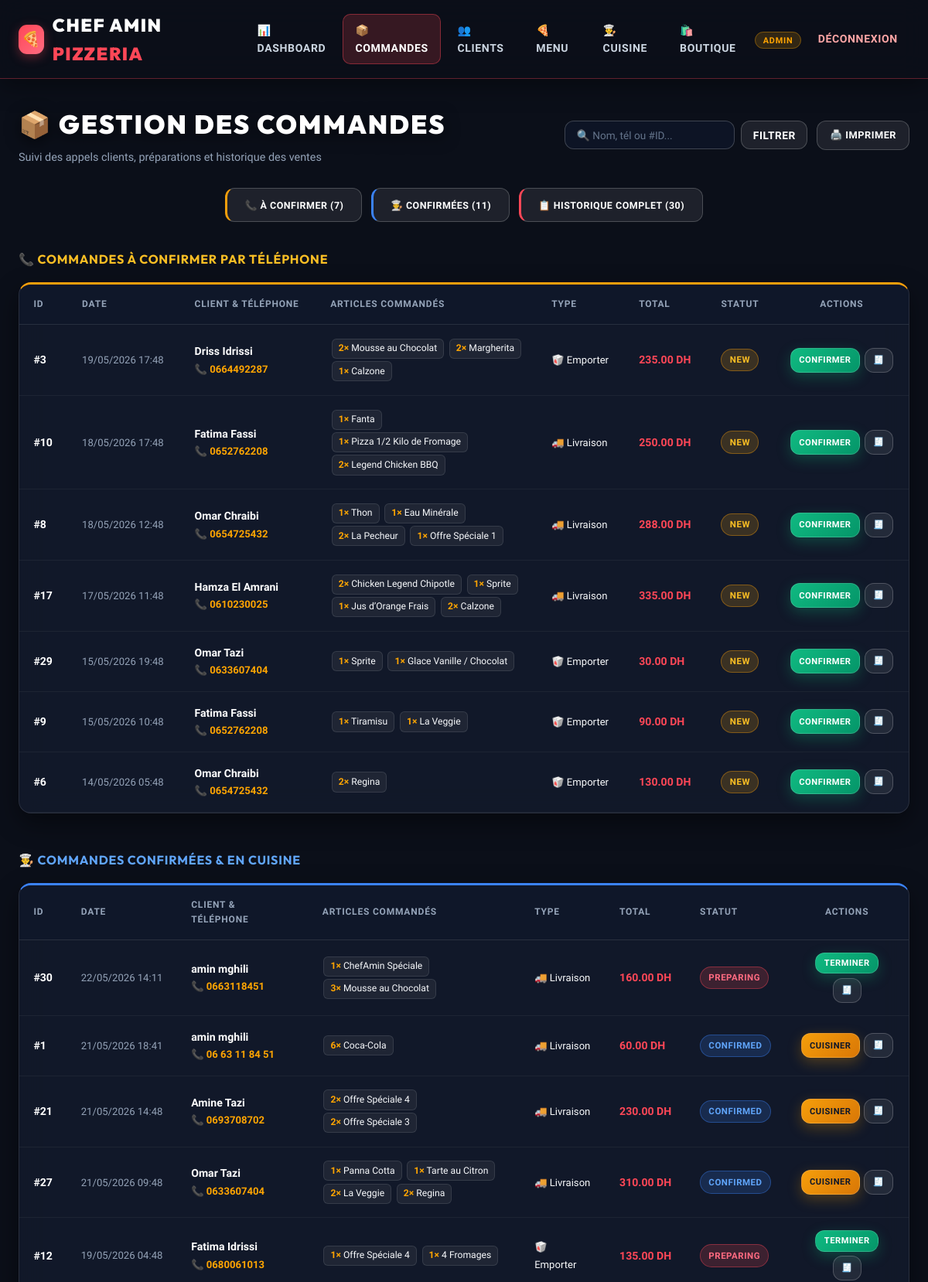
Page /admin/orders (signed in, upper part) on the committed database.
### models.py (models this page shows, shortened)
class Commande(db.Model):
    id = db.Column(db.Integer, primary_key=True)
    client_id = db.Column(db.Integer, db.ForeignKey('client.id'), nullable=False)
    status = db.Column(db.String(20), default='New')  # 'New', 'Confirmed', 'Preparing', 'Done', 'Cancelled'
    order_type = db.Column(db.String(20))  # 'Delivery', 'Pickup'
    total_price = db.Column(db.Float, nullable=False)
    created_at = db.Column(db.DateTime, default=datetime.utcnow)
    items = db.relationship('OrderItem', backref='commande', lazy=True, cascade='all, delete-orphan')
    payment = db.relationship('Paiement', backref='commande', uselist=False, cascade='all, delete-orphan')
    delivery_info = db.relationship('PizzaLivraison', backref='commande', uselist=False, cascade='all, delete-orphan')
    facture = db.relationship('Facture', backref='commande', uselist=False, cascade='all, delete-orphan')

class Client(db.Model):
    id = db.Column(db.Integer, primary_key=True)
    user_id = db.Column(db.Integer, db.ForeignKey('user.id'), nullable=False)
    full_name = db.Column(db.String(100))
    phone = db.Column(db.String(20))
    address = db.Column(db.String(200))
    orders = db.relationship('Commande', backref='client', lazy=True, order_by='Commande.created_at.desc()')

class OrderItem(db.Model):
    id = db.Column(db.Integer, primary_key=True)
    commande_id = db.Column(db.Integer, db.ForeignKey('commande.id'), nullable=False)
    pizza_id = db.Column(db.Integer, db.ForeignKey('pizza.id'), nullable=False)
    quantity = db.Column(db.Integer, default=1)
    customizations = db.Column(db.String(200))

class Pizza(db.Model):
    id = db.Column(db.Integer, primary_key=True)
    name = db.Column(db.String(100), nullable=False)
    description = db.Column(db.Text)
    category = db.Column(db.String(50), default='Pizza')  # 'Top Offre', 'Pizza', 'Dessert', 'Boisson'
    photo_url = db.Column(db.String(200))
    base_price = db.Column(db.Float, nullable=False)
    is_available = db.Column(db.Boolean, default=True)
    order_items = db.relationship('OrderItem', backref='pizza', lazy=True)

### app.py (the view, shortened to what this page needs)
@app.route('/admin/orders')
@login_required
def admin_orders():
    if current_user.role != 'admin':
        return "Accès refusé", 403
    client_id = request.args.get('client_id', type=int)
    status_filter = request.args.get('status', '').strip()
    search_query = request.args.get('q', '').strip()
    query = Commande.query
    selected_client = None
    if client_id:
        selected_client = db.session.get(Client, client_id)
        query = query.filter_by(client_id=client_id)
    if status_filter and status_filter in VALID_ORDER_STATUSES:
        query = query.filter_by(status=status_filter)
    orders = query.order_by(Commande.created_at.desc()).all()
    return render_template(
        'admin/orders.html',
        orders=orders,
        selected_client=selected_client,
        status_filter=status_filter,
        search_query=search_query
    )

### app.py (called while the page is built)
@login_manager.user_loader
def load_user(user_id):
    try:
        return db.session.get(User, int(user_id))
    except (ValueError, TypeError):
        return None

### templates/admin/orders.html (shortened to what this page needs)
{% extends "base.html" %}
{% macro render_table(order_list, show_actions=True) %}
<div style="overflow-x: auto;">
    <table class="data-table">
        <thead>
            <tr>
                <th>ID</th>
                <th>Date</th>
                <th>Client & Téléphone</th>
                <th>Articles Commandés</th>
                <th>Type</th>
                <th>Total</th>
                <th>Statut</th>
                {% if show_actions %}<th class="no-print" style="text-align: center;">Actions</th>{% endif %}
            </tr>
        </thead>
        <tbody>
            {% for order in order_list %}
            <tr>
                <td style="font-weight: 900; color: #fff;">#{{ order.id }}</td>
                <td style="color: var(--text-muted); font-size: 0.82rem; white-space: nowrap;">{{ order.created_at.strftime('%d/%m/%Y %H:%M') }}</td>
                <td>
                    <div style="font-weight: 700; color: #fff;">{{ order.client.full_name }}</div>
                    <a href="tel:{{ order.client.phone }}" style="color: var(--accent-color); text-decoration: none; font-size: 0.82rem; font-weight: 700;">📞 {{ order.client.phone }}</a>
                </td>
                <td style="max-width: 280px;">
                    {% for item in order.items %}
                        <span style="display: inline-block; background: rgba(255,255,255,0.06); border: 1px solid var(--border-subtle); padding: 0.15rem 0.5rem; border-radius: 6px; font-size: 0.76rem; margin: 0.1rem;">
                            <strong style="color: var(--accent-color);">{{ item.quantity }}×</strong> {{ item.pizza.name if item.pizza else 'Article #' ~ item.pizza_id }}
                        </span>
                    {% else %}
                        <span style="color: var(--text-muted); font-size: 0.8rem;">-</span>
                    {% endfor %}
                </td>
                <td>
                    <span style="font-size: 0.82rem;">{{ '🚚 Livraison' if order.order_type == 'Delivery' else '🥡 Emporter' }}</span>
                </td>
                <td style="color: var(--primary-color); font-weight: 900; white-space: nowrap;">{{ "%.2f"|format(order.total_price) }} DH</td>
                <td>
                    <span class="status-badge status-{{ order.status }}">{{ order.status }}</span>
                </td>
                {% if show_actions %}
                <td class="no-print" style="text-align: center;">
                    <div style="display: flex; gap: 0.35rem; justify-content: center; flex-wrap: wrap;">
                        {% if order.status == 'New' %}
                        <button type="button" onclick="updateStatus({{ order.id }}, 'Confirmed')" class="btn-success" style="padding: 0.38rem 0.65rem; font-size: 0.7rem;">Confirmer</button>
                        {% elif order.status == 'Confirmed' %}
                        <button type="button" onclick="updateStatus({{ order.id }}, 'Preparing')" class="btn-warning" style="padding: 0.38rem 0.65rem; font-size: 0.7rem;">Cuisiner</button>
                        {% elif order.status == 'Preparing' %}
                        <button type="button" onclick="updateStatus({{ order.id }}, 'Done')" class="btn-success" style="padding: 0.38rem 0.65rem; font-size: 0.7rem;">Terminer</button>
                        {% endif %}
                        <a href="{{ url_for('order_success', order_id=order.id) }}" class="btn btn-secondary" style="padding: 0.38rem 0.65rem; font-size: 0.7rem;" title="Voir Reçu">🧾</a>
                    </div>
                </td>
                {% endif %}
            </tr>
            {% endfor %}
        </tbody>
    </table>
</div>
{% endmacro %}
{% block content %}
<div class="admin-orders-container">
    <div style="display: flex; justify-content: space-between; align-items: center; margin-bottom: 1.75rem; flex-wrap: wrap; gap: 1rem;">
        <div>
            <h1 style="margin: 0; text-align: left; font-size: 2.1rem;">📦 Gestion des Commandes</h1>
            <p style="margin: 0.25rem 0 0; color: var(--text-muted); font-size: 0.9rem;">Suivi des appels clients, préparations et historique des ventes</p>
        </div>
        <div class="no-print" style="display: flex; gap: 0.75rem; align-items: center;">
            <form method="GET" action="{{ url_for('admin_orders') }}" style="display: flex; gap: 0.5rem;">
                <input type="search" name="q" value="{{ search_query or '' }}" class="search-input" placeholder="🔍 Nom, tél ou #ID..." style="width: 220px; padding: 0.6rem 0.9rem; font-size: 0.85rem;">
                <button type="submit" class="btn-secondary" style="padding: 0.6rem 0.9rem;">Filtrer</button>
            </form>
            <button type="button" onclick="window.print()" class="btn-secondary" style="padding: 0.65rem 1rem; font-size: 0.8rem;">
                🖨️ Imprimer
            </button>
        </div>
    </div>
    <div class="no-print" style="display: flex; justify-content: center; gap: 0.75rem; margin-bottom: 2.25rem; flex-wrap: wrap;">
        <button type="button" onclick="scrollToSection('new-section')" class="btn-secondary" style="border-left: 3px solid #f59e0b; font-size: 0.78rem;">📞 À Confirmer ({{ orders|selectattr('status', 'equalto', 'New')|list|length }})</button>
        <button type="button" onclick="scrollToSection('confirmed-section')" class="btn-secondary" style="border-left: 3px solid var(--info); font-size: 0.78rem;">👨‍🍳 Confirmées ({{ orders|selectattr('status', 'equalto', 'Confirmed')|list|length }})</button>
        <button type="button" onclick="scrollToSection('all-section')" class="btn-secondary" style="border-left: 3px solid var(--primary-color); font-size: 0.78rem;">📋 Historique Complet ({{ orders|length }})</button>
    </div>
    <div id="new-section" class="order-section" style="margin-bottom: 3rem;">
        <h3 style="color: #fbbf24; font-size: 1rem; letter-spacing: 0.8px; margin-bottom: 1rem;">
            📞 COMMANDES À CONFIRMER PAR TÉLÉPHONE
        </h3>
        <div class="card" style="padding: 0; overflow: hidden; border-top: 3px solid #f59e0b;">
            {% set new_list = orders|selectattr('status', 'equalto', 'New')|list %}
            {% if new_list %}
                {{ render_table(new_list, show_actions=True) }}
            {% else %}
                <p style="padding: 2rem; text-align: center; color: var(--text-muted); margin: 0;">Aucune commande en attente de confirmation.</p>
            {% endif %}
        </div>
    </div>
    <div id="confirmed-section" class="order-section" style="margin-bottom: 3rem;">
        <h3 style="color: #60a5fa; font-size: 1rem; letter-spacing: 0.8px; margin-bottom: 1rem;">
            👨‍🍳 COMMANDES CONFIRMÉES & EN CUISINE
        </h3>
        <div class="card" style="padding: 0; overflow: hidden; border-top: 3px solid #3b82f6;">
            {% set active_list = orders|selectattr('status', 'in', ['Confirmed', 'Preparing'])|list %}
            {% if active_list %}
                {{ render_table(active_list, show_actions=True) }}
            {% else %}
                <p style="padding: 2rem; text-align: center; color: var(--text-muted); margin: 0;">Aucune commande confirmée ou en préparation.</p>
            {% endif %}
        </div>
    </div>
</div>
{% endblock %}

### static/css/style.css (style rules this page uses)
:root { --primary-color: #ff4757; --primary-hover: #ff2e43; --primary-glow: rgba(255, 71, 87, 0.35); --secondary-color: #161d2f; --surface-card: rgba(20, 27, 45, 0.84); --surface-elevated: rgba(30, 39, 62, 0.92); --surface-glass: rgba(255, 255, 255, 0.05); --accent-color: #ffa502; --accent-glow: rgba(255, 165, 2, 0.3); --bg-dark: #0b0f19; --border-subtle: rgba(255, 255, 255, 0.1); --border-strong: rgba(255, 255, 255, 0.2); --text-main: #f8fafc; --text-light: #f8fafc; --text-muted: #94a3b8; --success: #10b981; --warning: #f59e0b; --danger: #ef4444; --info: #3b82f6; --shadow-sm: 0 4px 12px rgba(0, 0, 0, 0.25); --shadow: 0 12px 32px rgba(0, 0, 0, 0.45); --shadow-lg: 0 20px 50px rgba(0, 0, 0, 0.65); --radius-sm: 10px; --radius-md: 16px; --radius-lg: 24px; }
*, *::before, *::after { box-sizing: border-box; }
html { scroll-behavior: smooth; }
body { font-family: 'Plus Jakarta Sans', 'Montserrat', -apple-system, BlinkMacSystemFont, 'Segoe UI', Roboto, sans-serif; background-color: var(--bg-dark); background-image: linear-gradient(180deg, rgba(11, 15, 25, 0.78) 0%, rgba(11, 15, 25, 0.88) 100%), url('../img/Backgound.png'); background-size: cover; background-attachment: fixed; background-position: center; color: var(--text-light); margin: 0; line-height: 1.6; min-height: 100vh; display: flex; flex-direction: column; overflow-x: hidden; }
h1, h2, h3, h4 { font-family: 'Outfit', 'Plus Jakarta Sans', sans-serif; letter-spacing: 0.5px; color: var(--text-light); margin-top: 0; }
h1 { font-size: clamp(2rem, 4vw, 3.1rem); text-align: center; margin: 2rem 0 1.5rem; color: #ffffff; text-transform: uppercase; font-weight: 900; letter-spacing: 2px; text-shadow: 0 4px 20px rgba(0, 0, 0, 0.6); }
.card, .form-container { background: var(--surface-card); backdrop-filter: blur(16px); -webkit-backdrop-filter: blur(16px); color: var(--text-light); padding: 1.75rem; border-radius: var(--radius-md); box-shadow: var(--shadow); border: 1px solid var(--border-subtle); transition: transform 0.28s ease, border-color 0.28s ease, box-shadow 0.28s ease; }
.form-group input, .form-group textarea, .form-group select, .search-input { width: 100%; padding: 0.9rem 1.05rem; background: rgba(15, 23, 42, 0.75); border: 1px solid var(--border-strong); border-radius: 12px; color: #ffffff; font-family: inherit; font-size: 0.96rem; transition: border-color 0.2s ease, box-shadow 0.2s ease, background 0.2s ease; }
.form-group input::placeholder, .form-group textarea::placeholder, .search-input::placeholder { color: #64748b; }
button, .btn { background: linear-gradient(135deg, var(--primary-color), #e11d48); color: white; border: 1px solid rgba(255, 255, 255, 0.15); padding: 0.85rem 1.4rem; border-radius: 12px; cursor: pointer; font-family: inherit; font-weight: 700; text-transform: uppercase; letter-spacing: 0.5px; font-size: 0.86rem; box-shadow: 0 6px 18px rgba(255, 71, 87, 0.28); transition: all 0.22s ease; display: inline-flex; align-items: center; justify-content: center; gap: 0.5rem; text-decoration: none; }
.btn-secondary { background: rgba(255, 255, 255, 0.08); border: 1px solid var(--border-strong); box-shadow: none; }
.btn-success { background: linear-gradient(135deg, #10b981, #059669); box-shadow: 0 6px 18px rgba(16, 185, 129, 0.28); }
.btn-warning { background: linear-gradient(135deg, #f59e0b, #d97706); color: #0f172a; box-shadow: 0 6px 18px rgba(245, 158, 11, 0.28); }
.status-badge { display: inline-flex; align-items: center; gap: 0.35rem; padding: 0.28rem 0.65rem; border-radius: 999px; font-size: 0.72rem; font-weight: 800; text-transform: uppercase; letter-spacing: 0.5px; white-space: nowrap; }
.status-New { background: rgba(245, 158, 11, 0.18); color: #fbbf24; border: 1px solid rgba(245, 158, 11, 0.4); }
.status-Confirmed { background: rgba(59, 130, 246, 0.18); color: #60a5fa; border: 1px solid rgba(59, 130, 246, 0.4); }
.status-Preparing { background: rgba(255, 71, 87, 0.18); color: #ff6b81; border: 1px solid rgba(255, 71, 87, 0.4); }
.data-table { width: 100%; border-collapse: collapse; text-align: left; font-size: 0.88rem; }
.data-table thead tr { background: rgba(15, 23, 42, 0.65); color: var(--text-muted); font-size: 0.75rem; text-transform: uppercase; letter-spacing: 0.8px; border-bottom: 1px solid var(--border-subtle); }
.data-table th, .data-table td { padding: 1rem 1.15rem; vertical-align: middle; }
.data-table tbody tr { border-bottom: 1px solid rgba(255, 255, 255, 0.05); transition: background 0.2s ease; }

### rows in the picture
Commande: id "3", created_at "19/05/2026 17:48", client.full_name "Driss Idrissi", client.phone "0664492287", order_type "🥡 Emporter", total_price "235.00", status "NEW"
OrderItem: quantity "2", pizza "Mousse au Chocolat"
OrderItem: quantity "2", pizza "Margherita"
OrderItem: quantity "1", pizza "Calzone"
Commande: id "10", created_at "18/05/2026 17:48", client.full_name "Fatima Fassi", client.phone "0652762208", order_type "🚚 Livraison", total_price "250.00", status "NEW"
OrderItem: quantity "1", pizza "Fanta"
OrderItem: quantity "1", pizza "Pizza 1/2 Kilo de Fromage"
OrderItem: quantity "2", pizza "Legend Chicken BBQ"
Commande: id "8", created_at "18/05/2026 12:48", client.full_name "Omar Chraibi", client.phone "0654725432", order_type "🚚 Livraison", total_price "288.00", status "NEW"
OrderItem: quantity "1", pizza "Thon"
OrderItem: quantity "1", pizza "Eau Minérale"
OrderItem: quantity "2", pizza "La Pecheur"
OrderItem: quantity "1", pizza "Offre Spéciale 1"
Commande: id "17", created_at "17/05/2026 11:48", client.full_name "Hamza El Amrani", client.phone "0610230025", order_type "🚚 Livraison", total_price "335.00", status "NEW"
OrderItem: quantity "2", pizza "Chicken Legend Chipotle"
OrderItem: quantity "1", pizza "Sprite"
OrderItem: quantity "1", pizza "Jus d’Orange Frais"
OrderItem: quantity "2", pizza "Calzone"
Commande: id "29", created_at "15/05/2026 19:48", client.full_name "Omar Tazi", client.phone "0633607404", order_type "🥡 Emporter", total_price "30.00", status "NEW"
OrderItem: quantity "1", pizza "Sprite"
OrderItem: quantity "1", pizza "Glace Vanille / Chocolat"
Commande: id "9", created_at "15/05/2026 10:48", client.full_name "Fatima Fassi", client.phone "0652762208", order_type "🥡 Emporter", total_price "90.00", status "NEW"
OrderItem: quantity "1", pizza "Tiramisu"
OrderItem: quantity "1", pizza "La Veggie"
Commande: id "6", created_at "14/05/2026 05:48", client.full_name "Omar Chraibi", client.phone "0654725432", order_type "🥡 Emporter", total_price "130.00", status "NEW"
OrderItem: quantity "2", pizza "Regina"
Commande: id "30", created_at "22/05/2026 14:11", client.full_name "amin mghili", client.phone "0663118451", order_type "🚚 Livraison", total_price "160.00", status "PREPARING"
OrderItem: quantity "1", pizza "ChefAmin Spéciale"
OrderItem: quantity "3", pizza "Mousse au Chocolat"
Commande: id "1", created_at "21/05/2026 18:41", client.full_name "amin mghili", client.phone "06 63 11 84 51", order_type "🚚 Livraison", total_price "60.00", status "CONFIRMED"
OrderItem: quantity "6", pizza "Coca-Cola"
Commande: id "21", created_at "21/05/2026 14:48", client.full_name "Amine Tazi", client.phone "0693708702", order_type "🚚 Livraison", total_price "230.00", status "CONFIRMED"
OrderItem: quantity "2", pizza "Offre Spéciale 4"
OrderItem: quantity "2", pizza "Offre Spéciale 3"
Commande: id "27", created_at "21/05/2026 09:48", client.full_name "Omar Tazi", client.phone "0633607404", order_type "🚚 Livraison", total_price "310.00", status "CONFIRMED"
OrderItem: quantity "1", pizza "Panna Cotta"
OrderItem: quantity "1", pizza "Tarte au Citron"
OrderItem: quantity "2", pizza "La Veggie"
OrderItem: quantity "2", pizza "Regina"
Commande: id "12", created_at "19/05/2026 04:48", client.full_name "Fatima Idrissi", client.phone "0680061013", order_type "🥡 Emporter", total_price "135.00", status "PREPARING"
OrderItem: quantity "1", pizza "Offre Spéciale 4"
OrderItem: quantity "1", pizza "4 Fromages"

### other values in the picture
{{ orders|selectattr('status', 'equalto', 'New')|list|length }} "7"
{{ orders|selectattr('status', 'equalto', 'Confirmed')|list|length }} "11"
{{ orders|length }} "30"
